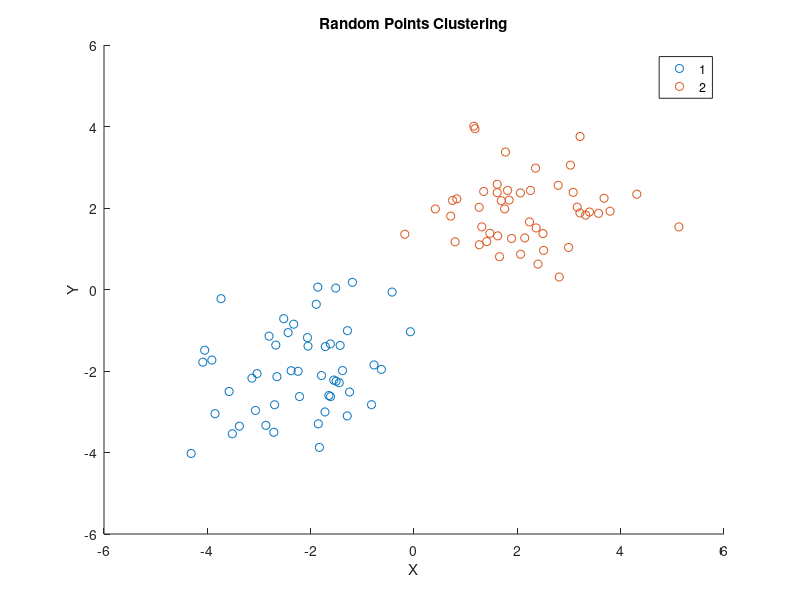

MATLAB code to generate this figure:

% Day 070: Random Points Clustering and Plot

X = [randn(50,2)+2; randn(50,2)-2];
idx = kmeans(X,2);
gscatter(X(:,1), X(:,2), idx);
title('Random Points Clustering');
xlabel('X'); ylabel('Y');
